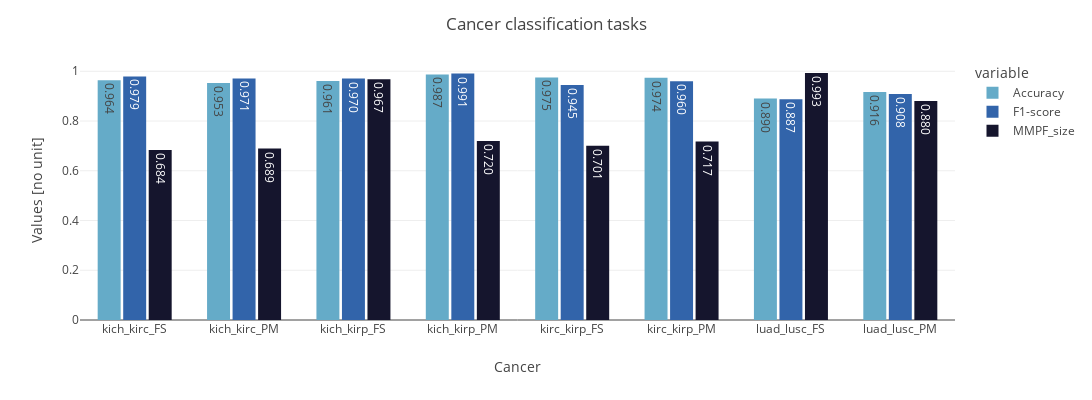

The code cell stored with this chart in its notebook:
### Markdown cell above
# Martinez
***

### Code cell
def check_results_martinez(task : str, 
                           cancer : str, 
                           df : pd.DataFrame,
                           set_ : str, ID : int):
    # Initialization
    sub_dict = {'task' : [task], 'cancer' : [cancer]}
    
    # Extract the results pkl files
    preds_path = f'results/preds/run_{ID}/add_protected_atts_1/Martinez'
    if ID == 100 : results = pd.read_pickle(preds_path + f'/{task}/{cancer}/alpha_0.5/results.pkl')
    else: results = pd.read_pickle(preds_path + f'/{task}/{cancer}/results.pkl')
    
    # Compute the metrics
    # Accuracy 
    sub_dict['Accuracy'] = tm.classification.BinaryAccuracy()(torch.Tensor(results.pred), torch.Tensor(results.label)).item()
    
    # F1-score
    sub_dict['F1-score'] = tm.classification.BinaryF1Score()(torch.Tensor(results.pred), torch.Tensor(results.label)).item()
    
    # MMPF_size
    mmpf_metrics = compute_pareto_metrics(results, protected_atts)
    sub_dict['MMPF_size'] = [mmpf_metrics[f'{set_}MMPF_size_2']]
    
    # Return the updated data frame
    if df.empty: df = pd.DataFrame(data = sub_dict)
    else: df = pd.concat([df, pd.DataFrame(data = sub_dict)])
    return df

# Initialization
cols = ['task', 'cancer', 'Accuracy', 'F1-score', 'MMPF_size']
df_martinez_100 = pd.DataFrame(columns = cols)
df_martinez_1000 = pd.DataFrame(columns = cols)
df_martinez_100_test = pd.DataFrame(columns = cols)
df_martinez_1000_test = pd.DataFrame(columns = cols)

# Loop on the combinations for baseline
for comb in COMBS_BASELINE[2:10]:
    # Track
    print(comb)
    
    # Extract combinations
    task = comb[0]
    cancer = comb[1]
    
    # Get the metrics
    df_martinez_100 = check_results_martinez(task, cancer, df_martinez_100, 'val_', 100)
    df_martinez_1000 = check_results_martinez(task, cancer, df_martinez_1000, 'val_', 1000)

    # Get the metrics
    df_martinez_100_test = check_results_martinez(task, cancer, df_martinez_100_test, 'test_', 100)
    df_martinez_1000_test = check_results_martinez(task, cancer, df_martinez_1000_test, 'test_', 1000)
    
df_m = keep_best(df_martinez_100, df_martinez_1000)
df_m_test = select_best_test(df_m, df_martinez_100_test, df_martinez_1000_test)
plot_results_others(df_m_test, 'images/results_martinez.eps')

### Figure 1 — Plotly figure (JSON) as saved in the notebook; plotly's stock layout.template omitted (floating-point values rounded to 4 significant figures)
{"data": [{"alignmentgroup": "True", "hovertemplate": "variable=Accuracy<br>cancer=%{x}<br>value=%{y}<extra></extra>", "legendgroup": "Accuracy", "marker": {"color": "rgb(101, 171, 200)", "pattern": {"shape": ""}}, "name": "Accuracy", "offsetgroup": "Accuracy", "orientation": "v", "showlegend": true, "textposition": "auto", "texttemplate": "%{y:.3f}", "type": "bar", "x": ["kich_kirc_FS", "kich_kirc_PM", "kich_kirp_FS", "kich_kirp_PM", "kirc_kirp_FS", "kirc_kirp_PM", "luad_lusc_FS", "luad_lusc_PM"], "xaxis": "x", "y": [0.9641, 0.9533, 0.9606, 0.9873, 0.9753, 0.9736, 0.8901, 0.9162], "yaxis": "y"}, {"alignmentgroup": "True", "hovertemplate": "variable=F1-score<br>cancer=%{x}<br>value=%{y}<extra></extra>", "legendgroup": "F1-score", "marker": {"color": "rgb(50, 100, 170)", "pattern": {"shape": ""}}, "name": "F1-score", "offsetgroup": "F1-score", "orientation": "v", "showlegend": true, "textposition": "auto", "texttemplate": "%{y:.3f}", "type": "bar", "x": ["kich_kirc_FS", "kich_kirc_PM", "kich_kirp_FS", "kich_kirp_PM", "kirc_kirp_FS", "kirc_kirp_PM", "luad_lusc_FS", "luad_lusc_PM"], "xaxis": "x", "y": [0.9795, 0.971, 0.9705, 0.9908, 0.9445, 0.96, 0.8873, 0.9083], "yaxis": "y"}, {"alignmentgroup": "True", "hovertemplate": "variable=MMPF_size<br>cancer=%{x}<br>value=%{y}<extra></extra>", "legendgroup": "MMPF_size", "marker": {"color": "rgb(21, 21, 45)", "pattern": {"shape": ""}}, "name": "MMPF_size", "offsetgroup": "MMPF_size", "orientation": "v", "showlegend": true, "textposition": "auto", "texttemplate": "%{y:.3f}", "type": "bar", "x": ["kich_kirc_FS", "kich_kirc_PM", "kich_kirp_FS", "kich_kirp_PM", "kirc_kirp_FS", "kirc_kirp_PM", "luad_lusc_FS", "luad_lusc_PM"], "xaxis": "x", "y": [0.6837, 0.689, 0.9674, 0.7198, 0.7008, 0.7175, 0.993, 0.8805], "yaxis": "y"}], "layout": {"bargap": 0.3, "bargroupgap": 0.1, "barmode": "group", "height": 400, "legend": {"title": {"text": "variable"}, "tracegroupgap": 0}, "margin": {"t": 60}, "title": {"text": "Cancer classification tasks"}, "width": 1200, "xaxis": {"anchor": "y", "domain": [0, 1], "title": {"text": "Cancer"}}, "yaxis": {"anchor": "x", "domain": [0, 1], "title": {"text": "Values [no unit]"}}}}
